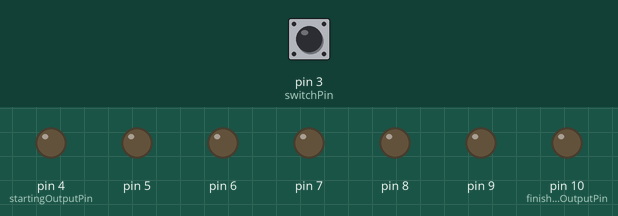
A sketch run on a simulated Arduino Uno, built with avr-gcc and run on an emulated ATmega328P. On the bench: output pins drawn as LEDs (lit = HIGH). The inputs (shaded band) are chosen by the test bench; at power-on: pin 3 (switchPin) LOW. What the sketch prints to the serial monitor is not drawn.

Above: at 1.2 s.
1.3 s: pin 3 (switchPin) pulled HIGH for 0.15 s
At 4.3 s:
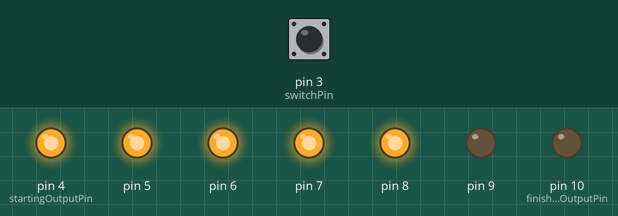
4.4 s: pin 3 (switchPin) pulled HIGH for 1 s
At 5.9 s:
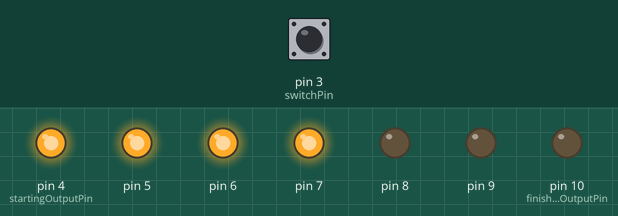
8.4 s: pin 3 (switchPin) pulled HIGH for 0.15 s
At 8.9 s:
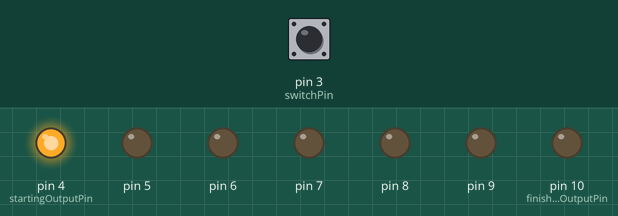
11.5 s: pin 3 (switchPin) pulled HIGH for 3.2 s
At 14.3 s:
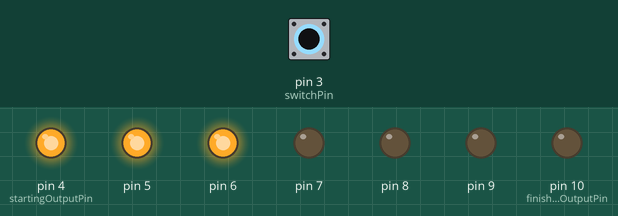
17.1 s: pin 3 (switchPin) pulled HIGH for 0.15 s
At 21.6 s:
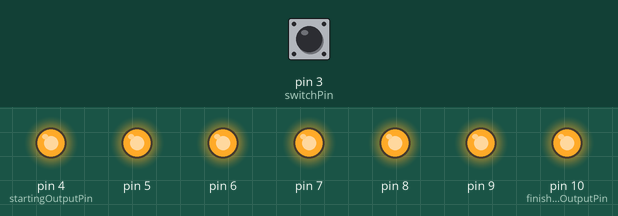
Timing chart, 0 to 23.1 s (numbered marks = the images above; inputs shaded):
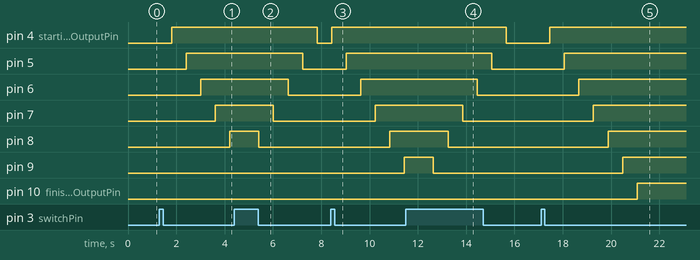

The sketch:

Creando_una_secuencia_de_apagado.ino.ino
```cpp
/*
   Nombre: Javi Reverte
   Fecha: 21/02/2021
   Este programa es una modificación del Reloj digital (proyecto del starter kit)
   Al pulsar el botón comienza a encender los leds. Al volver a pulsarlo, se apagan en el orden inverso de encenderse.
   Al cambiar de pulsación sigue encendiendo o apagando donde lo dejó.
   Ignora el tiempo que se esté puldando.
*/

// constante del pin del botón.
const int switchPin = 3;
const int startingOutputPin = 4; // variable para guardar el primer pin a activar.
const int finishingOutputPin = 10;  //constante para guardar el último pin a activar.

unsigned long previousTime = 0; // store the last time an LED was updated
unsigned long currentTime = 0; // store the current time
int switchState = 0; // the current switch state

bool shouldLightPins = false;
bool isTheButtonBeingPressed = false;

int currentPin = startingOutputPin; // en esta variable guardamos el valor del pin que queremos activar

// 600000 = 10 minutes in milliseconds
long interval = 600; // interval at which to light the next LED

void setup() {
  // utilizamos un bucle for para iniciar los leds
  for (int x = startingOutputPin; x <= finishingOutputPin; x++) {
    pinMode(x, OUTPUT);
  }
  // Pin del botón como input
  pinMode(switchPin, INPUT);
  // Iniciamos la comunicación con el ordenador por si necesitamos resolver cualquier error.
  Serial.begin(9600);
}

void loop() {
  checkButton();
  if (shouldLightPins) {
    lightPins();
  }
  else {
    turnOffSequence();
  }

}

void lightPins() {
  // Miramos la hora y la guardamos
  currentTime = millis();

  // Comparamos la hora con la "hora anterior" y revisamos si ha pasado tiempo suficiente (interval)
  if (currentTime - previousTime > interval) {
    // Si ya ha pasado el tiempo de intervalo, decimos que la última vez que se activó esto es ahora
    previousTime = currentTime;
    // encendemos el pin que le toca
    digitalWrite(currentPin, HIGH);
    // aumentamos la variable del pin para que luego le toque al siguiente pin
    currentPin++;
    // En caso de que se exceda el límite de los pines, se queda automáticamente en el número +1 para evitar errores y reinicios extraños
    if (currentPin > finishingOutputPin) {
      currentPin = finishingOutputPin;
    }
  }
}

void checkButton() {
  // leemos el botón y lo guardamos en switchtate
  switchState = digitalRead(switchPin);
  Serial.println(switchState);
  if (switchState == HIGH) {
    if (isTheButtonBeingPressed == false) {
      shouldLightPins = !shouldLightPins;
      isTheButtonBeingPressed = true;
    }
  }
  else {
    isTheButtonBeingPressed = false;
  }
}

void turnOffSequence() {
  // Miramos la hora y la guardamos
  currentTime = millis();
  if (currentTime - previousTime > interval) {
    // Si ya ha pasado el tiempo de intervalo, decimos que la última vez que se activó esto es ahora
    previousTime = currentTime;
    // apagamos el pin que le toca
    digitalWrite(currentPin, LOW);
    // disminuimos la variable del pin para que luego le toque al siguiente pin (disminuyendo)
    currentPin--;
    // En caso de que se exceda el límite de los pines, se queda automáticamente en el mínimo
    if (currentPin < startingOutputPin) {
      currentPin = startingOutputPin;
    }
  }
}
```

Measured:
- after the input at 1.3 s, pin 4 (startingOutputPin): LOW → HIGH after 0.51 s; pin 5: LOW → HIGH after 1.1 s; pin 6: LOW → HIGH after 1.7 s; pin 7: LOW → HIGH after 2.3 s; pin 8: LOW → HIGH after 2.9 s
- after the input at 4.4 s, pin 4 (startingOutputPin): HIGH → LOW after 3.4 s; pin 5: HIGH → LOW after 2.8 s; pin 6: HIGH → LOW after 2.2 s; pin 7: HIGH → LOW after 1.6 s; pin 8: HIGH → LOW after 1.0 s
- after the input at 8.4 s, pin 4 (startingOutputPin): LOW → HIGH at once; pin 5: LOW → HIGH after 0.63 s; pin 6: LOW → HIGH after 1.2 s; pin 7: LOW → HIGH after 1.8 s; pin 8: LOW → HIGH after 2.4 s
- after the input at 11.5 s, pin 4 (startingOutputPin): HIGH → LOW after 4.2 s; pin 5: HIGH → LOW after 3.6 s; pin 6: HIGH → LOW after 3.0 s; pin 7: HIGH → LOW after 2.4 s; pin 8: HIGH → LOW after 1.7 s
- after the input at 17.1 s, pin 4 (startingOutputPin): LOW → HIGH after 0.36 s; pin 5: LOW → HIGH after 0.97 s; pin 6: LOW → HIGH after 1.6 s; pin 7: LOW → HIGH after 2.2 s; pin 8: LOW → HIGH after 2.8 s
